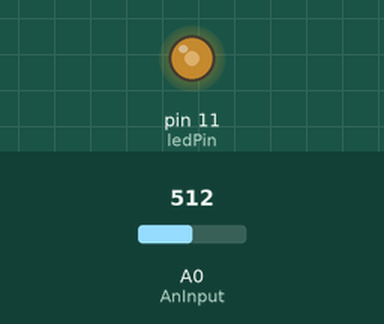
Bench run of a sketch on a simulated Arduino Uno, built with avr-gcc and run on an emulated ATmega328P. On the bench: output pins drawn as LEDs (lit = HIGH). The test bench sets the inputs (shaded band); at power-on: A0 (AnInput) = 512.

Above: at 2.2 s.
2.3 s: A0 (AnInput) set to 716
At 3.1 s:
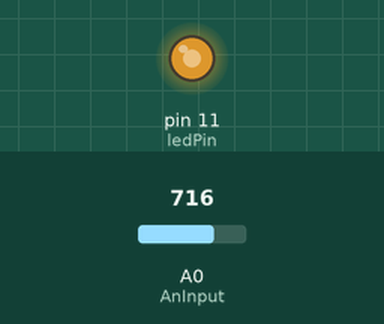
3.8 s: A0 (AnInput) set to 900
At 4.3 s:
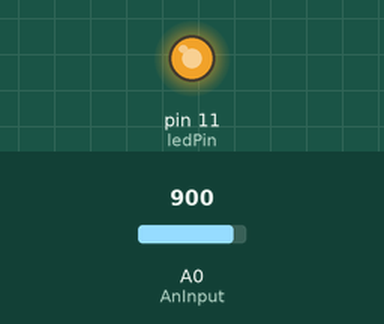
5.3 s: A0 (AnInput) set to 122
At 6.5 s:
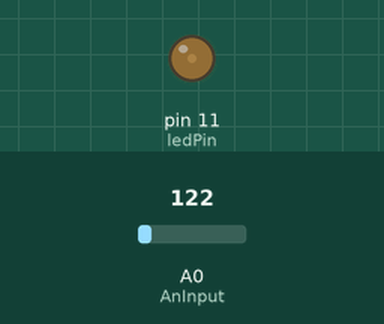
6.8 s: A0 (AnInput) set to 511
At 7.8 s:
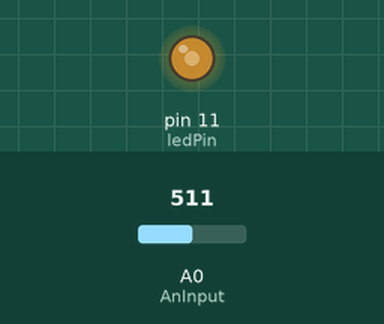
Timing chart, 0 to 9.3 s (numbered marks = the images above; inputs shaded):
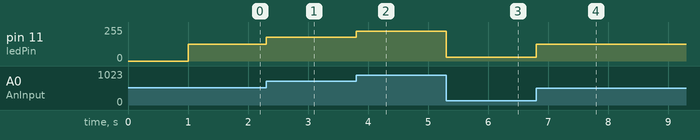

Measured:
- after the input at 2.3 s, pin 11 (ledPin): 127/255 → 178/255 at once
- after the input at 3.8 s, pin 11 (ledPin): 178/255 → 224/255 at once
- after the input at 5.3 s, pin 11 (ledPin): 224/255 → 30/255 at once
- after the input at 6.8 s, pin 11 (ledPin): 30/255 → 127/255 at once

The sketch:

LedPot.ino
```cpp
/*

Esta experiencia muestra el uso de la funcion analogRead() y

analogWrite() para controlar la intensidad de un led con

un potenciometro.

3,5,6,9,10,11 pueden generar una salida pseudo analogica

*/

int AnInput = 0;

int ledPin = 11; //Este pin tiene PWM

int lectura = 0;

int aux = 0;

void setup() {

Serial.begin(9600);

delay(1000);

pinMode(11,OUTPUT);

}

void loop() {

lectura = analogRead(AnInput);

//Mapea el valor del ADC entre 0 y 255

aux = map(lectura, 0, 1023, 0, 255);

analogWrite(ledPin,aux);

}
```
